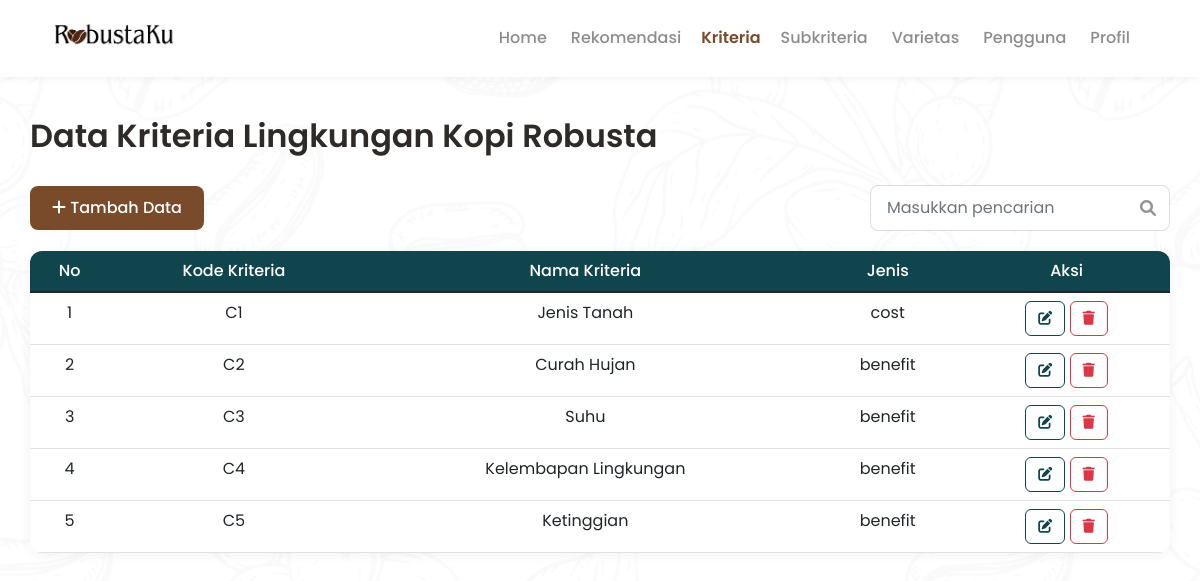
/kriteria.php (signed in), run on an earlier commit of the app's database.
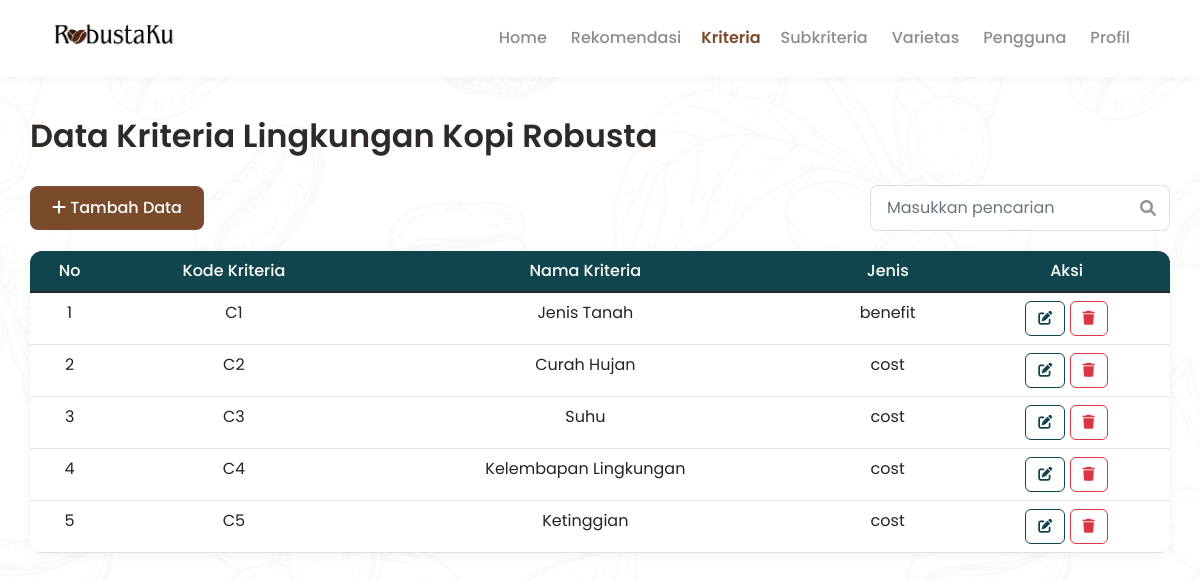
And on a later commit of the database.
### tables this page shows
CREATE TABLE `kriteria` (
  `id_kriteria` int(11) NOT NULL,
  `kode_kriteria` varchar(20) NOT NULL,
  `nama_kriteria` varchar(50) NOT NULL,
  `jenis_kriteria` set('benefit','cost') NOT NULL
);

### kriteria.php (the view, shortened to what this page needs)
<?php
include "koneksi.php";
$query = mysqli_query($koneksi, "SELECT * FROM kriteria ORDER BY id_kriteria ASC");
?>
<!DOCTYPE html>
<html lang="id">
<head>
    <link href="https://cdn.jsdelivr.net/npm/bootstrap@5.1.3/dist/css/bootstrap.min.css" rel="stylesheet">
    <link rel="stylesheet" href="https://cdnjs.cloudflare.com/ajax/libs/font-awesome/6.0.0/css/all.min.css">
</head>
<body>
    <nav class="navbar navbar-expand-lg navbar-custom">
        <div class="container">
            <div class="brand-wrap">
                <a href="homepage.php"><img src="assets/img/logo_robustaku.png" alt="RobustaKu Logo"></a>
            </div>
            <div class="collapse navbar-collapse justify-content-end" id="navMenu">
                <ul class="navbar-nav align-items-center me-3">
                    <li class="nav-item"><a class="nav-link unactive" href="homepage.php">Home</a></li>
                    <li class="nav-item"><a class="nav-link unactive" href="rekomendasi.php">Rekomendasi</a></li>
                    <li class="nav-item"><a class="nav-link active" href="kriteria.php">Kriteria</a></li>
                    <li class="nav-item"><a class="nav-link unactive" href="subkriteria.php">Subkriteria</a></li>
                    <li class="nav-item"><a class="nav-link unactive" href="varietas.php">Varietas</a></li>
                    <li class="nav-item"><a class="nav-link unactive" href="pengguna.php">Pengguna</a></li>
                    <li class="nav-item"><a class="nav-link unactive" href="profil.php">Profil</a></li>
                </ul>
            </div>
        </div>
    </nav>
    <div class="container container-content">
        <h2>Data Kriteria Lingkungan Kopi Robusta</h2>
        <div class="d-flex justify-content-between align-items-center mb-3">
            <button class="btn-primary" data-bs-toggle="modal" data-bs-target="#modalTambah">
                <i class="fas fa-plus"></i> Tambah Data
            </button>
            <div class="search-box">
                <input type="text" id="searchInput" class="form-control" placeholder="Masukkan pencarian">
                <i class="fas fa-search"></i>
            </div>
        </div>
        <div class="table-container">
            <table class="table table-hover mb-0" id="dataTable">
                <thead>
                    <tr>
                        <th>No</th>
                        <th>Kode Kriteria</th>
                        <th>Nama Kriteria</th>
                        <th>Jenis</th>
                        <th>Aksi</th>
                    </tr>
                </thead>
                <tbody>
                    <?php
                    $no = 1;
                    while ($data = mysqli_fetch_array($query)) {
                        echo "<tr>
                                <td>{$no}</td>
                                <td>{$data['kode_kriteria']}</td>
                                <td>{$data['nama_kriteria']}</td>
                                <td>{$data['jenis_kriteria']}</td>
                                <td>
                                    <button class='btn-edit' onclick='editData({$data['id_kriteria']}, \"{$data['kode_kriteria']}\", \"{$data['nama_kriteria']}\", \"{$data['jenis_kriteria']}\")'>
                                        <i class='fas fa-edit'></i>
                                    </button>
                                    <button class='btn-hapus' onclick='hapusData({$data['id_kriteria']}, \"{$data['kode_kriteria']}\")'>
                                        <i class='fas fa-trash'></i>
                                    </button>
                                </td>
                              </tr>";
                        $no++;
                    }
                    ?>
                </tbody>
            </table>
        </div>
    </div>
</body>
</html>

### kriteria.php (style rules this page uses)
:root { --robusta-brown: #7a4b2a; --robusta-brown-dark: #6b3f22; --text-dark: #2e2a28; }
html, body { height: 100%; margin: 0; font-family: "Poppins", sans-serif; -webkit-font-smoothing: antialiased; -moz-osx-font-smoothing: grayscale; color: var(--text-dark); background-color: #ffffff; background-image: url('assets/img/coffeepattern.png'); background-repeat: repeat; background-position: center; background-size: 100%; }
.navbar-custom { background: #fff; padding: 14px 0; box-shadow: 0 2px 8px rgba(0,0,0,0.05); }
.navbar .container { max-width: 1140px; }
.brand-wrap { display: flex; align-items: center; gap: 12px; }
.brand-wrap img { width: 140px; height: auto; display: block; }
.nav-link { color: var(--robusta-brown); font-weight: 600; padding: 8px 12px; }
.navbar .nav-link.unactive { color: rgba(0,0,0,0.45); font-weight: 500; padding: 8px 12px; }
.container-content { padding: 40px 0; }
h2 { font-weight: 600; color: var(--text-dark); margin-bottom: 30px; }
.btn-primary { background: var(--robusta-brown); border: none; padding: 10px 22px; border-radius: 8px; font-weight: 500; text-decoration: none; }
.search-box { position: relative; max-width: 300px; }
.search-box input { border-radius: 8px; border: 1px solid rgba(46,42,40,0.15); padding: 10px 40px 10px 16px; width: 100%; }
.search-box i { position: absolute; right: 14px; top: 50%; transform: translateY(-50%); color: rgba(46,42,40,0.5); }
.table-container { background: #fff; border-radius: 12px; box-shadow: 0 2px 12px rgba(0,0,0,0.05); overflow: hidden; margin-top: 20px; }
table { margin: 0; }
thead { background: #11454E; color: #fff; }
thead th { font-weight: 500; padding: 16px; border: none; text-align: center; }
tbody td { padding: 14px 16px; vertical-align: center; text-align: center; }
tbody tr { padding: 14px 16px; vertical-align: center; }
.btn-edit { background: transparent; border: 1px solid #11454E; color: #11454E; padding: 6px 12px; border-radius: 6px; font-size: 14px; cursor: pointer; }
.btn-hapus { background: transparent; border: 1px solid #dc3545; color: #dc3545; padding: 6px 12px; border-radius: 6px; font-size: 14px; cursor: pointer; }

What changed in the data, as far as the page shows it:
changed kriteria "Jenis Tanah": jenis_kriteria "cost" → "benefit"
changed kriteria "Curah Hujan": jenis_kriteria "benefit" → "cost"
changed kriteria "Suhu": jenis_kriteria "benefit" → "cost"
changed kriteria "Kelembapan Lingkungan": jenis_kriteria "benefit" → "cost"
changed kriteria "Ketinggian": jenis_kriteria "benefit" → "cost"
